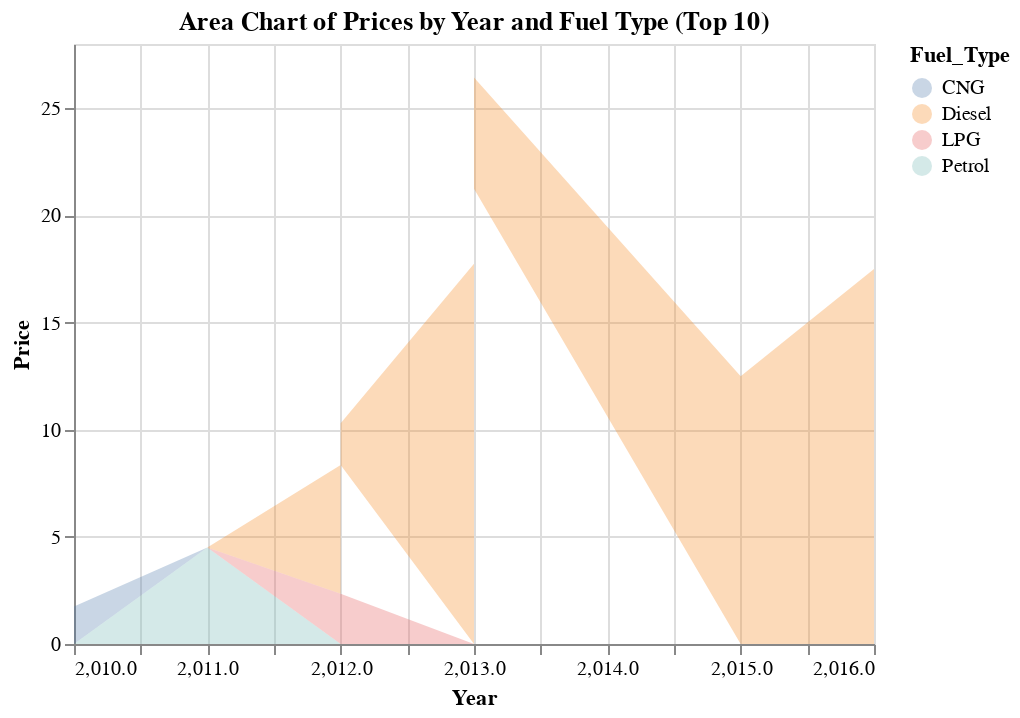

Notebook code cell kept with this figure:
### Code cell
####    Area Chart using Altair


import altair as alt

alt.Chart(top_10).mark_area(opacity=0.3).encode(
    x='Year',
    y='Price',
    color='Fuel_Type'
).properties(
    title='Area Chart of Prices by Year and Fuel Type (Top 10)'
).interactive()

### Figure 1 — Vega-Lite specification as saved in the notebook (floating-point values rounded to 4 significant figures)
{"config": {"view": {"continuousWidth": 400, "continuousHeight": 300}}, "data": {"name": "data-e98f72d4502a2953f48df4f445054ca0"}, "mark": {"type": "area", "opacity": 0.3}, "encoding": {"color": {"field": "Fuel_Type", "type": "nominal"}, "x": {"field": "Year", "type": "quantitative"}, "y": {"field": "Price", "type": "quantitative"}}, "selection": {"selector001": {"type": "interval", "bind": "scales", "encodings": ["x", "y"]}}, "title": "Area Chart of Prices by Year and Fuel Type (Top 10)", "$schema": "https://vega.github.io/schema/vega-lite/v4.17.0.json", "datasets": {"data-e98f72d4502a2953f48df4f445054ca0": [{"Unnamed: 0": 0, "Name": "Maruti Wagon R LXI CNG", "Manufacturer": "Maruti", "Location": "Mumbai", "Year": 2010, "Kilometers_Driven": 72000, "Fuel_Type": "CNG", "Transmission": "Manual", "Owner_Type": "First", "Engine CC": 998, "Power": 58.16, "Seats": 5, "Mileage Km/L": 26.6, "Price": 1.75}, {"Unnamed: 0": 1, "Name": "Hyundai Creta 1.6 CRDi SX Option", "Manufacturer": "Hyundai", "Location": "Pune", "Year": 2015, "Kilometers_Driven": 41000, "Fuel_Type": "Diesel", "Transmission": "Manual", "Owner_Type": "First", "Engine CC": 1582, "Power": 126.2, "Seats": 5, "Mileage Km/L": 19.67, "Price": 12.5}, {"Unnamed: 0": 2, "Name": "Honda Jazz V", "Manufacturer": "Honda", "Location": "Chennai", "Year": 2011, "Kilometers_Driven": 46000, "Fuel_Type": "Petrol", "Transmission": "Manual", "Owner_Type": "First", "Engine CC": 1199, "Power": 88.7, "Seats": 5, "Mileage Km/L": 18.2, "Price": 4.5}, {"Unnamed: 0": 3, "Name": "Maruti Ertiga VDI", "Manufacturer": "Maruti", "Location": "Chennai", "Year": 2012, "Kilometers_Driven": 87000, "Fuel_Type": "Diesel", "Transmission": "Manual", "Owner_Type": "First", "Engine CC": 1248, "Power": 88.76, "Seats": 7, "Mileage Km/L": 20.77, "Price": 6.0}, {"Unnamed: 0": 4, "Name": "Audi A4 New 2.0 TDI Multitronic", "Manufacturer": "Audi", "Location": "Coimbatore", "Year": 2013, "Kilometers_Driven": 40670, "Fuel_Type": "Diesel", "Transmission": "Automatic", "Owner_Type": "Second", "Engine CC": 1968, "Power": 140.8, "Seats": 5, "Mileage Km/L": 15.2, "Price": 17.74}, {"Unnamed: 0": 5, "Name": "Hyundai EON LPG Era Plus Option", "Manufacturer": "Hyundai", "Location": "Hyderabad", "Year": 2012, "Kilometers_Driven": 75000, "Fuel_Type": "LPG", "Transmission": "Manual", "Owner_Type": "First", "Engine CC": 814, "Power": 55.2, "Seats": 5, "Mileage Km/L": 21.1, "Price": 2.35}, {"Unnamed: 0": 6, "Name": "Nissan Micra Diesel XV", "Manufacturer": "Nissan", "Location": "Jaipur", "Year": 2013, "Kilometers_Driven": 86999, "Fuel_Type": "Diesel", "Transmission": "Manual", "Owner_Type": "First", "Engine CC": 1461, "Power": 63.1, "Seats": 5, "Mileage Km/L": 23.08, "Price": 3.5}, {"Unnamed: 0": 7, "Name": "Toyota Innova Crysta 2.8 GX AT 8S", "Manufacturer": "Toyota", "Location": "Mumbai", "Year": 2016, "Kilometers_Driven": 36000, "Fuel_Type": "Diesel", "Transmission": "Automatic", "Owner_Type": "First", "Engine CC": 2755, "Power": 171.5, "Seats": 8, "Mileage Km/L": 11.36, "Price": 17.5}, {"Unnamed: 0": 8, "Name": "Volkswagen Vento Diesel Comfortline", "Manufacturer": "Volkswagen", "Location": "Pune", "Year": 2013, "Kilometers_Driven": 64430, "Fuel_Type": "Diesel", "Transmission": "Manual", "Owner_Type": "First", "Engine CC": 1598, "Power": 103.6, "Seats": 5, "Mileage Km/L": 20.54, "Price": 5.2}, {"Unnamed: 0": 9, "Name": "Tata Indica Vista Quadrajet LS", "Manufacturer": "Tata", "Location": "Chennai", "Year": 2012, "Kilometers_Driven": 65932, "Fuel_Type": "Diesel", "Transmission": "Manual", "Owner_Type": "Second", "Engine CC": 1248, "Power": 74.0, "Seats": 5, "Mileage Km/L": 22.3, "Price": 1.95}]}}
